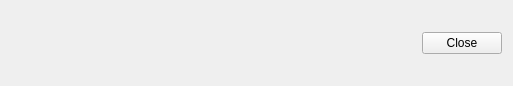
<?xml version="1.0" encoding="UTF-8"?>
<ui version="4.0">
 <class>NotificationFrame</class>
 <widget class="QFrame" name="NotificationFrame">
  <property name="geometry">
   <rect>
    <x>0</x>
    <y>0</y>
    <width>513</width>
    <height>86</height>
   </rect>
  </property>
  <property name="windowTitle">
   <string>Frame</string>
  </property>
  <layout class="QHBoxLayout" name="horizontalLayout">
   <item>
    <widget class="QLabel" name="iconLabel">
     <property name="sizePolicy">
      <sizepolicy hsizetype="Fixed" vsizetype="Fixed">
       <horstretch>0</horstretch>
       <verstretch>0</verstretch>
      </sizepolicy>
     </property>
     <property name="minimumSize">
      <size>
       <width>36</width>
       <height>36</height>
      </size>
     </property>
     <property name="maximumSize">
      <size>
       <width>36</width>
       <height>36</height>
      </size>
     </property>
     <property name="text">
      <string/>
     </property>
    </widget>
   </item>
   <item>
    <widget class="QLabel" name="messageLabel">
     <property name="sizePolicy">
      <sizepolicy hsizetype="MinimumExpanding" vsizetype="Preferred">
       <horstretch>0</horstretch>
       <verstretch>0</verstretch>
      </sizepolicy>
     </property>
     <property name="text">
      <string/>
     </property>
     <property name="wordWrap">
      <bool>true</bool>
     </property>
     <property name="textInteractionFlags">
      <set>Qt::LinksAccessibleByMouse|Qt::TextSelectableByMouse</set>
     </property>
    </widget>
   </item>
   <item>
    <widget class="QPushButton" name="closeButton">
     <property name="text">
      <string>Close</string>
     </property>
    </widget>
   </item>
  </layout>
 </widget>
 <resources/>
 <connections>
  <connection>
   <sender>closeButton</sender>
   <signal>clicked()</signal>
   <receiver>NotificationFrame</receiver>
   <slot>deleteLater()</slot>
   <hints>
    <hint type="sourcelabel">
     <x>476</x>
     <y>43</y>
    </hint>
    <hint type="destinationlabel">
     <x>488</x>
     <y>66</y>
    </hint>
   </hints>
  </connection>
 </connections>
</ui>
